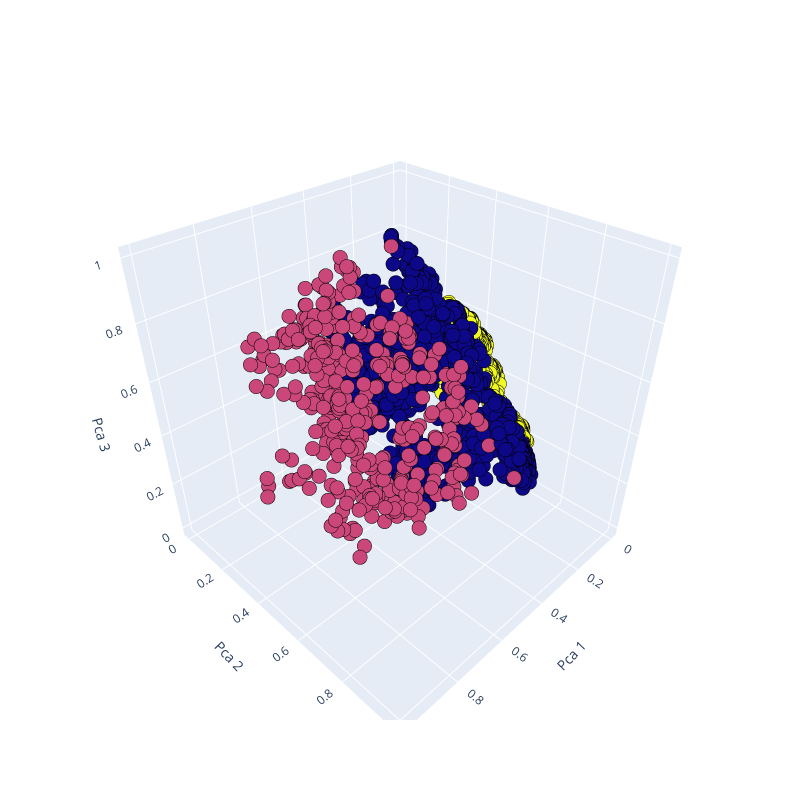

Source (notebook cell):
### Code cell
# 3d scatterplot using plotly
Scene = dict(xaxis = dict(title  = 'Pca 1'),yaxis = dict(title  = 'Pca 2'),zaxis = dict(title  = 'Pca 3'))

# model.labels_ is nothing but the predicted clusters i.e y_clusters
labels = km_model.labels_
trace = go.Scatter3d(x=results_3d[:, 0], y=results_3d[:, 1], z=results_3d[:, 2], mode='markers',marker=dict(color = labels, size= 5, line=dict(color= 'black',width =1)))
layout = go.Layout(margin=dict(l=0,r=0),scene = Scene,height = 800,width = 800)
data = [trace]
fig = go.Figure(data = data, layout = layout)
fig.show()

### Figure 1 — Plotly figure (JSON) as saved in the notebook; plotly's stock layout.template omitted (floating-point values rounded to 4 significant figures; data arrays with more than 128 entries replaced by an {"elided": "..."} marker saying what was removed)
{"data": [{"marker": {"color": {"elided": "3000 int values"}, "line": {"color": "black", "width": 1}, "size": 5}, "mode": "markers", "type": "scatter3d", "x": {"elided": "3000 float values"}, "y": {"elided": "3000 float values"}, "z": {"elided": "3000 float values"}}], "layout": {"height": 800, "margin": {"l": 0, "r": 0}, "scene": {"xaxis": {"title": {"text": "Pca 1"}}, "yaxis": {"title": {"text": "Pca 2"}}, "zaxis": {"title": {"text": "Pca 3"}}}, "width": 800}}
